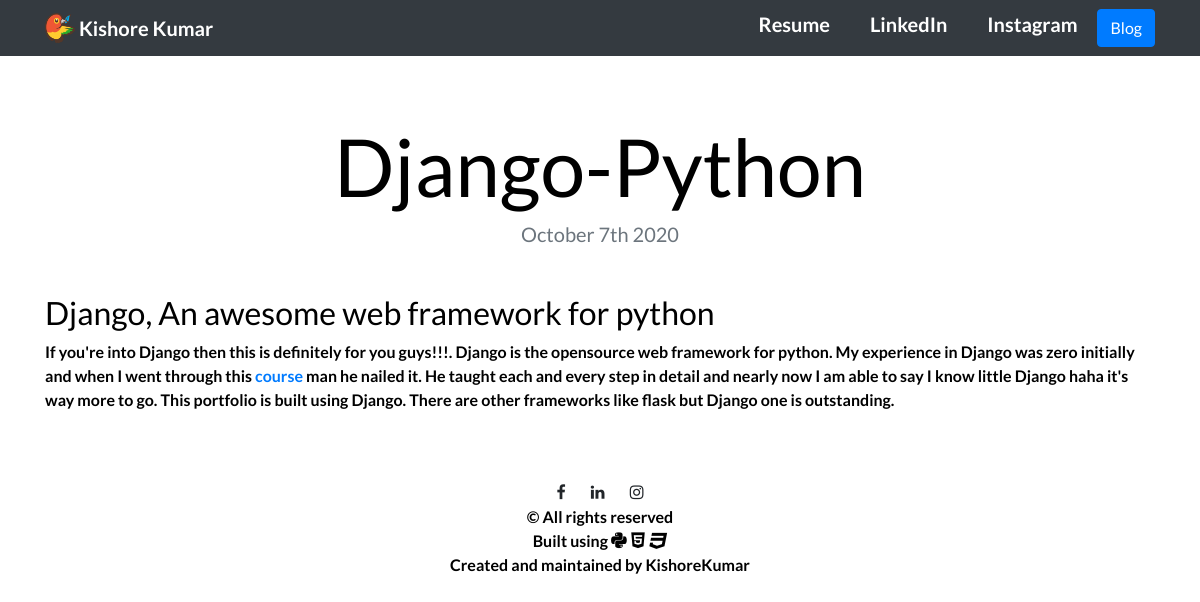
The page /blog/1 on the database its author committed.
### blog/models.py (models this page shows, shortened)
class Blog(models.Model):
    blog_title = models.CharField(max_length=100)
    blog_description = models.TextField()
    blog_date = models.DateField(auto_now=False)

### blog/views.py (the view)
# urls.py: path('<int:blog_id>',views.detail,name='detail')
def detail(request,blog_id):
    blog = get_object_or_404(Blog,pk=blog_id)
    return render(request,'blog/detail.html',{'blog':blog})

### blog/templates/blog/detail.html
{% extends "portfolio/base.html" %}
{% load static %}
{% block body %}
<h1 class="text-center mt-5" id="blogdetailtitle">{{ blog.blog_title }}</h1>
<h5 class="text-center text-muted mb-5">{{ blog.blog_date|date:'F jS Y' }}</h5>
{{ blog.blog_description|safe }}
{% endblock %}

### portfolio/static/portfolio/custom.css (style rules this page uses)
html, body { height: 100%; }
body { height:100%; width:100%; color:black; font-weight:bold; animation: myanimation 10s infinite; padding-top: 70px; }
body { font-family: 'Lato', sans-serif; }
@media (min-width: 992px) { #blogdetailtitle { font-size: 5rem; } }

### rows shown on the page
Blog: blog_title "Django-Python", blog_date "October 7th 2020", blog_description "Django, An awesome web framework for python If you're into Django then this is definitely for you guys!!!. Django is the opensource web framework for python. My experience in Django was zero initially and when I went through this course man he nailed it. He taught each and every step in detail and nearly now I am able to say I know little Django haha it's way more to go. This portfolio is built using Django. There are other frameworks like flask but Django one is outstanding."
